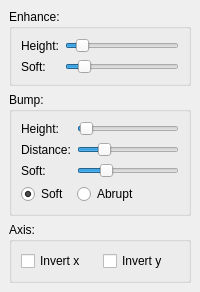
  <widget class="QDockWidget" name="normalDockWidget">
   <property name="sizePolicy">
    <sizepolicy hsizetype="Preferred" vsizetype="Maximum">
     <horstretch>0</horstretch>
     <verstretch>0</verstretch>
    </sizepolicy>
   </property>
   <property name="features">
    <set>QDockWidget::DockWidgetMovable</set>
   </property>
   <property name="windowTitle">
    <string>Normal</string>
   </property>
   <attribute name="dockWidgetArea">
    <number>1</number>
   </attribute>
   <widget class="QWidget" name="dockWidgetContents">
    <layout class="QGridLayout" name="gridLayout_7">
     <item row="0" column="0">
      <widget class="QGroupBox" name="groupBox_2">
       <property name="maximumSize">
        <size>
         <width>16777215</width>
         <height>16777215</height>
        </size>
       </property>
       <property name="title">
        <string>Enhance:</string>
       </property>
       <layout class="QGridLayout" name="gridLayout">
        <item row="0" column="0">
         <layout class="QFormLayout" name="formLayout">
          <item row="0" column="0">
           <widget class="QLabel" name="label">
            <property name="text">
             <string>Height:</string>
            </property>
           </widget>
          </item>
          <item row="0" column="1">
           <widget class="QSlider" name="normalDepthSlider">
            <property name="minimum">
             <number>0</number>
            </property>
            <property name="maximum">
             <number>1000</number>
            </property>
            <property name="value">
             <number>100</number>
            </property>
            <property name="orientation">
             <enum>Qt::Horizontal</enum>
            </property>
           </widget>
          </item>
          <item row="1" column="0">
           <widget class="QLabel" name="label_2">
            <property name="text">
             <string>Soft:</string>
            </property>
           </widget>
          </item>
          <item row="1" column="1">
           <widget class="QSlider" name="normalBlurSlider">
            <property name="minimum">
             <number>0</number>
            </property>
            <property name="maximum">
             <number>40</number>
            </property>
            <property name="singleStep">
             <number>1</number>
            </property>
            <property name="value">
             <number>5</number>
            </property>
            <property name="orientation">
             <enum>Qt::Horizontal</enum>
            </property>
           </widget>
          </item>
         </layout>
        </item>
       </layout>
      </widget>
     </item>
     <item row="2" column="0">
      <widget class="QGroupBox" name="groupBox_4">
       <property name="maximumSize">
        <size>
         <width>16777215</width>
         <height>16777215</height>
        </size>
       </property>
       <property name="title">
        <string>Axis:</string>
       </property>
       <layout class="QGridLayout" name="gridLayout_8">
        <item row="0" column="0">
         <widget class="QCheckBox" name="normalInvertX">
          <property name="text">
           <string>Invert x</string>
          </property>
         </widget>
        </item>
        <item row="0" column="1">
         <widget class="QCheckBox" name="normalInvertY">
          <property name="text">
           <string>Invert y</string>
          </property>
         </widget>
        </item>
       </layout>
      </widget>
     </item>
     <item row="1" column="0">
      <widget class="QGroupBox" name="groupBox_3">
       <property name="maximumSize">
        <size>
         <width>16777215</width>
         <height>16777215</height>
        </size>
       </property>
       <property name="title">
        <string>Bump:</string>
       </property>
       <layout class="QGridLayout" name="gridLayout_6">
        <item row="0" column="0">
         <layout class="QFormLayout" name="formLayout_2">
          <item row="0" column="0">
           <widget class="QLabel" name="label_5">
            <property name="text">
             <string>Height:</string>
            </property>
           </widget>
          </item>
          <item row="0" column="1">
           <widget class="QSlider" name="normalBevelSlider">
            <property name="maximum">
             <number>40000</number>
            </property>
            <property name="value">
             <number>1000</number>
            </property>
            <property name="orientation">
             <enum>Qt::Horizontal</enum>
            </property>
           </widget>
          </item>
          <item row="1" column="0">
           <widget class="QLabel" name="label_3">
            <property name="text">
             <string>Distance:</string>
            </property>
           </widget>
          </item>
          <item row="1" column="1">
           <widget class="QSlider" name="normalBiselDistanceSlider">
            <property name="maximum">
             <number>255</number>
            </property>
            <property name="value">
             <number>60</number>
            </property>
            <property name="orientation">
             <enum>Qt::Horizontal</enum>
            </property>
           </widget>
          </item>
          <item row="2" column="0">
           <widget class="QLabel" name="label_4">
            <property name="text">
             <string>Soft:</string>
            </property>
           </widget>
          </item>
          <item row="2" column="1">
           <widget class="QSlider" name="normalBiselBlurSlider">
            <property name="minimum">
             <number>0</number>
            </property>
            <property name="maximum">
             <number>40</number>
            </property>
            <property name="singleStep">
             <number>1</number>
            </property>
            <property name="value">
             <number>10</number>
            </property>
            <property name="orientation">
             <enum>Qt::Horizontal</enum>
            </property>
           </widget>
          </item>
          <item row="3" column="0">
           <widget class="QRadioButton" name="biselSoftRadio">
            <property name="text">
             <string>Soft</string>
            </property>
            <property name="checked">
             <bool>true</bool>
            </property>
           </widget>
          </item>
          <item row="3" column="1">
           <widget class="QRadioButton" name="biselAbruptRadio">
            <property name="layoutDirection">
             <enum>Qt::LeftToRight</enum>
            </property>
            <property name="text">
             <string>Abrupt</string>
            </property>
           </widget>
          </item>
         </layout>
        </item>
       </layout>
      </widget>
     </item>
    </layout>
   </widget>
  </widget>
